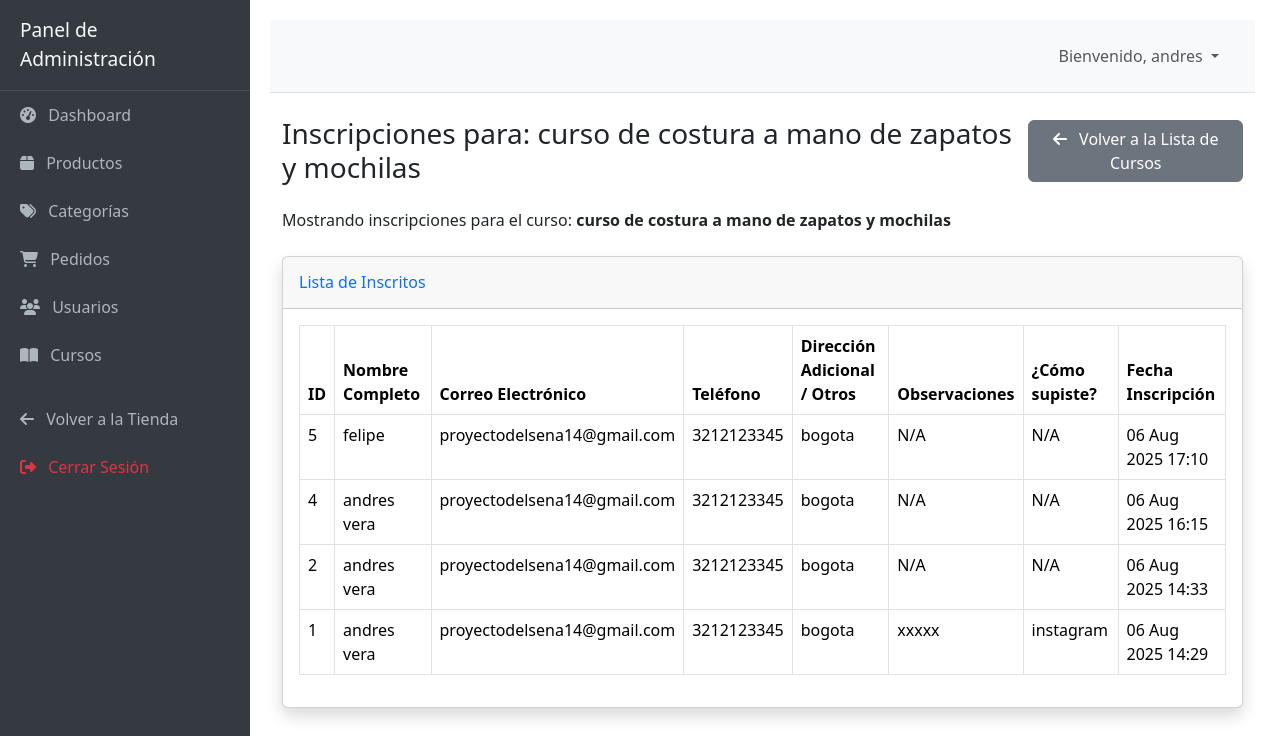
The page /dashboard/cursos/1/inscripciones/ (signed in) on the database its author committed.
### servicios/models.py (models this page shows, shortened)
class Servicio(models.Model):
    nombre = models.CharField(max_length=200)
    slug = models.SlugField(max_length=200, unique=True, help_text="URL amigable (ej: taller-tejido-basico)")
    descripcion_corta = models.TextField(blank=True, help_text="Breve resumen del servicio")
    descripcion_larga = models.TextField()
    precio_referencia = models.DecimalField(max_digits=10, decimal_places=2, blank=True, null=True, help_text="Precio estimado o desde")
    imagen = models.ImageField(upload_to='servicios/', blank=True, null=True)
    disponible = models.BooleanField(default=True)
    creado = models.DateTimeField(auto_now_add=True)
    actualizado = models.DateTimeField(auto_now=True)
    class Meta:
        verbose_name_plural = "Servicios" # Podríamos cambiarlo a "Cursos" si quieres renombrar el modelo Servicio
        ordering = ['nombre']

class InscripcionCurso(models.Model):
    curso = models.ForeignKey(Servicio, on_delete=models.CASCADE, related_name='inscripciones')
    nombre_completo = models.CharField(max_length=150)
    correo_electronico = models.EmailField()
    telefono = models.CharField(max_length=20, blank=True, null=True)
    direccion_adicional = models.TextField(blank=True, help_text="Dirección, ciudad, o cualquier otro detalle de contacto.")
    observaciones = models.TextField(blank=True, help_text="Observaciones o preguntas adicionales del inscrito.")
    como_supo_del_curso = models.CharField(max_length=100, blank=True, help_text="¿De dónde supiste del curso?")
    fecha_inscripcion = models.DateTimeField(auto_now_add=True) # Fecha y hora de la inscripción
    class Meta:
        verbose_name_plural = "Inscripciones a Cursos" # Nombre que aparecerá en el admin
        ordering = ['-fecha_inscripcion'] # Ordena las inscripciones por fecha, las más recientes primero

### core/views.py (the view)
# urls.py: path('dashboard/cursos/<int:pk>/inscripciones/', views.inscripciones_curso_admin, name='inscripciones_curso_admin'),
@admin_required(login_url='core:login')
def inscripciones_curso_admin(request, pk):
    curso = get_object_or_404(Servicio, pk=pk)
    inscripciones = InscripcionCurso.objects.filter(curso=curso).order_by('-fecha_inscripcion')
    context = {
        'curso': curso,
        'inscripciones': inscripciones,
        'titulo_pagina': f'Inscripciones para: {curso.nombre}',
    }
    return render(request, 'core/dashboard_inscripciones_curso.html', context) # Ruta de plantilla en core

### core/context_processors.py (called while the page is built)
def cart_item_count(request):
    cart = request.session.get('cart', {})
    total_items = sum(item_data.get('cantidad', 0) for item_data in cart.values())
    return {'cart_item_count': total_items}

### core/views.py (called while the page is built)
def is_admin_user(user):
    if user.is_authenticated:
        return user.is_staff or user.is_superuser or user.groups.filter(name='Administradores').exists()
    return False

### core/templates/core/dashboard_inscripciones_curso.html
{% extends 'core/dashboard_base.html' %}
{% block dashboard_content %}
<div class="d-flex justify-content-between align-items-center mb-4">
    <h1 class="h3 mb-0 text-gray-800">{{ titulo_pagina }}</h1>
    <a href="{% url 'core:curso_lista_admin' %}" class="btn btn-secondary">
        <i class="fas fa-arrow-left me-2"></i> Volver a la Lista de Cursos
    </a>
</div>
<p class="mb-4">Mostrando inscripciones para el curso: <strong>{{ curso.nombre }}</strong></p>
{% if inscripciones %}
<div class="card shadow mb-4">
    <div class="card-header py-3">
        <h6 class="m-0 font-weight-bold text-primary">Lista de Inscritos</h6>
    </div>
    <div class="card-body">
        <div class="table-responsive">
            <table class="table table-bordered" id="dataTable" width="100%" cellspacing="0">
                <thead>
                    <tr>
                        <th>ID</th>
                        <th>Nombre Completo</th>
                        <th>Correo Electrónico</th>
                        <th>Teléfono</th>
                        <th>Dirección Adicional / Otros</th>
                        <th>Observaciones</th>
                        <th>¿Cómo supiste?</th>
                        <th>Fecha Inscripción</th>
                    </tr>
                </thead>
                <tbody>
                    {% for inscripcion in inscripciones %}
                    <tr>
                        <td>{{ inscripcion.id }}</td>
                        <td>{{ inscripcion.nombre_completo }}</td>
                        <td>{{ inscripcion.correo_electronico }}</td>
                        <td>{{ inscripcion.telefono|default:"N/A" }}</td>
                        <td>{{ inscripcion.direccion_adicional|default:"N/A" }}</td>
                        <td>{{ inscripcion.observaciones|default:"N/A" }}</td>
                        <td>{{ inscripcion.como_supo_del_curso|default:"N/A" }}</td>
                        <td>{{ inscripcion.fecha_inscripcion|date:"d M Y H:i" }}</td>
                    </tr>
                    {% endfor %}
                </tbody>
            </table>
        </div>
    </div>
</div>
{% else %}
<div class="alert alert-info" role="alert">
    No hay inscripciones para este curso aún.
</div>
{% endif %}
{% endblock %}

### core/templates/core/dashboard_base.html (shortened to what this page needs)
<!DOCTYPE html>
<html lang="es">
<head>
    <link href="https://cdn.jsdelivr.net/npm/bootstrap@5.3.3/dist/css/bootstrap.min.css" rel="stylesheet" xintegrity="sha384-QWTKZyjpPEjISv5WaRU9OFeRpok6YctnYmDr5pNlyT2bRjXh0JMhjY6hW+ALEwIH">
    <link rel="stylesheet" href="https://cdnjs.cloudflare.com/ajax/libs/font-awesome/6.4.0/css/all.min.css">
</head>
<body>
    <div id="wrapper">
        <div id="sidebar-wrapper">
            <div class="sidebar-heading">Panel de Administración</div>
            <div class="list-group list-group-flush">
                <a href="{% url 'core:dashboard_home' %}" class="list-group-item list-group-item-action {% if request.resolver_match.url_name == 'dashboard_home' %}active{% endif %}">
                    <i class="fas fa-tachometer-alt me-2"></i> Dashboard
                </a>
                <a href="{% url 'core:producto_lista_admin' %}" class="list-group-item list-group-item-action {% if request.resolver_match.url_name == 'producto_lista_admin' %}active{% endif %}">
                    <i class="fas fa-box me-2"></i> Productos
                </a>
                <a href="{% url 'core:categoria_lista_admin' %}" class="list-group-item list-group-item-action {% if request.resolver_match.url_name == 'categoria_lista_admin' %}active{% endif %}">
                    <i class="fas fa-tags me-2"></i> Categorías
                </a>
                <a href="{% url 'core:pedido_lista_admin' %}" class="list-group-item list-group-item-action {% if request.resolver_match.url_name == 'pedido_lista_admin' %}active{% endif %}">
                    <i class="fas fa-shopping-cart me-2"></i> Pedidos
                </a>
                <a href="{% url 'core:usuario_lista_admin' %}" class="list-group-item list-group-item-action {% if request.resolver_match.url_name == 'usuario_lista_admin' %}active{% endif %}">
                    <i class="fas fa-users me-2"></i> Usuarios
                </a>
                <a href="{% url 'core:curso_lista_admin' %}" class="list-group-item list-group-item-action {% if request.resolver_match.url_name == 'curso_lista_admin' %}active{% endif %}">
                    <i class="fas fa-book-open me-2"></i> Cursos
                </a>
                <a href="{% url 'core:home' %}" class="list-group-item list-group-item-action mt-3">
                    <i class="fas fa-arrow-left me-2"></i> Volver a la Tienda
                </a>
                <a href="{% url 'core:logout' %}" class="list-group-item list-group-item-action text-danger">
                    <i class="fas fa-sign-out-alt me-2"></i> Cerrar Sesión
                </a>
            </div>
        </div>
        <div id="page-content-wrapper">
            <nav class="navbar navbar-expand-lg navbar-light navbar-admin border-bottom">
                <div class="container-fluid">
                    <div class="collapse navbar-collapse" id="navbarSupportedContent">
                        <ul class="navbar-nav ms-auto mt-2 mt-lg-0">
                            <li class="nav-item dropdown">
                                <a class="nav-link dropdown-toggle" href="#" id="navbarDropdown" role="button" data-bs-toggle="dropdown" aria-haspopup="true" aria-expanded="false">
                                    Bienvenido, {{ request.user.username }}
                                </a>
                            </li>
                        </ul>
                    </div>
                </div>
            </nav>
            <div class="container-fluid mt-4">
                {% block dashboard_content %}
                {% endblock %}
            </div>
        </div>
        </div>
</body>
</html>

### core/templates/core/dashboard_base.html (style rules this page uses)
body { display: flex; min-height: 100vh; flex-direction: column; }
#wrapper { display: flex; width: 100%; }
#sidebar-wrapper { min-width: 250px; max-width: 250px; background: #343a40; color: #fff; transition: all 0.3s; }
#sidebar-wrapper .sidebar-heading { padding: 1rem 1.25rem; font-size: 1.2rem; border-bottom: 1px solid rgba(255, 255, 255, 0.1); color: #f8f9fa; }
#sidebar-wrapper .list-group { width: 100%; }
#sidebar-wrapper .list-group-item { background-color: #343a40; color: #adb5bd; border: none; padding: 0.75rem 1.25rem; }
#page-content-wrapper { width: 100%; padding: 20px; }
.navbar-admin { background-color: #f8f9fa; border-bottom: 1px solid #dee2e6; padding: 1rem; }

### rows shown on the page
Servicio: nombre "curso de costura a mano de zapatos y mochilas"
InscripcionCurso: id "5", nombre_completo "felipe", correo_electronico "proyectodelsena14@gmail.com", telefono "3212123345", direccion_adicional "bogota", observaciones "N/A", como_supo_del_curso "N/A", fecha_inscripcion "06 Aug 2025 17:10"
InscripcionCurso: id "4", nombre_completo "andres vera", correo_electronico "proyectodelsena14@gmail.com", telefono "3212123345", direccion_adicional "bogota", observaciones "N/A", como_supo_del_curso "N/A", fecha_inscripcion "06 Aug 2025 16:15"
InscripcionCurso: id "2", nombre_completo "andres vera", correo_electronico "proyectodelsena14@gmail.com", telefono "3212123345", direccion_adicional "bogota", observaciones "N/A", como_supo_del_curso "N/A", fecha_inscripcion "06 Aug 2025 14:33"
InscripcionCurso: id "1", nombre_completo "andres vera", correo_electronico "proyectodelsena14@gmail.com", telefono "3212123345", direccion_adicional "bogota", observaciones "xxxxx", como_supo_del_curso "instagram", fecha_inscripcion "06 Aug 2025 14:29"

### other values the page prints
{{ request.user.username }} "andres"
{{ titulo_pagina }} "Inscripciones para: curso de costura a mano de zapatos y mochilas"
